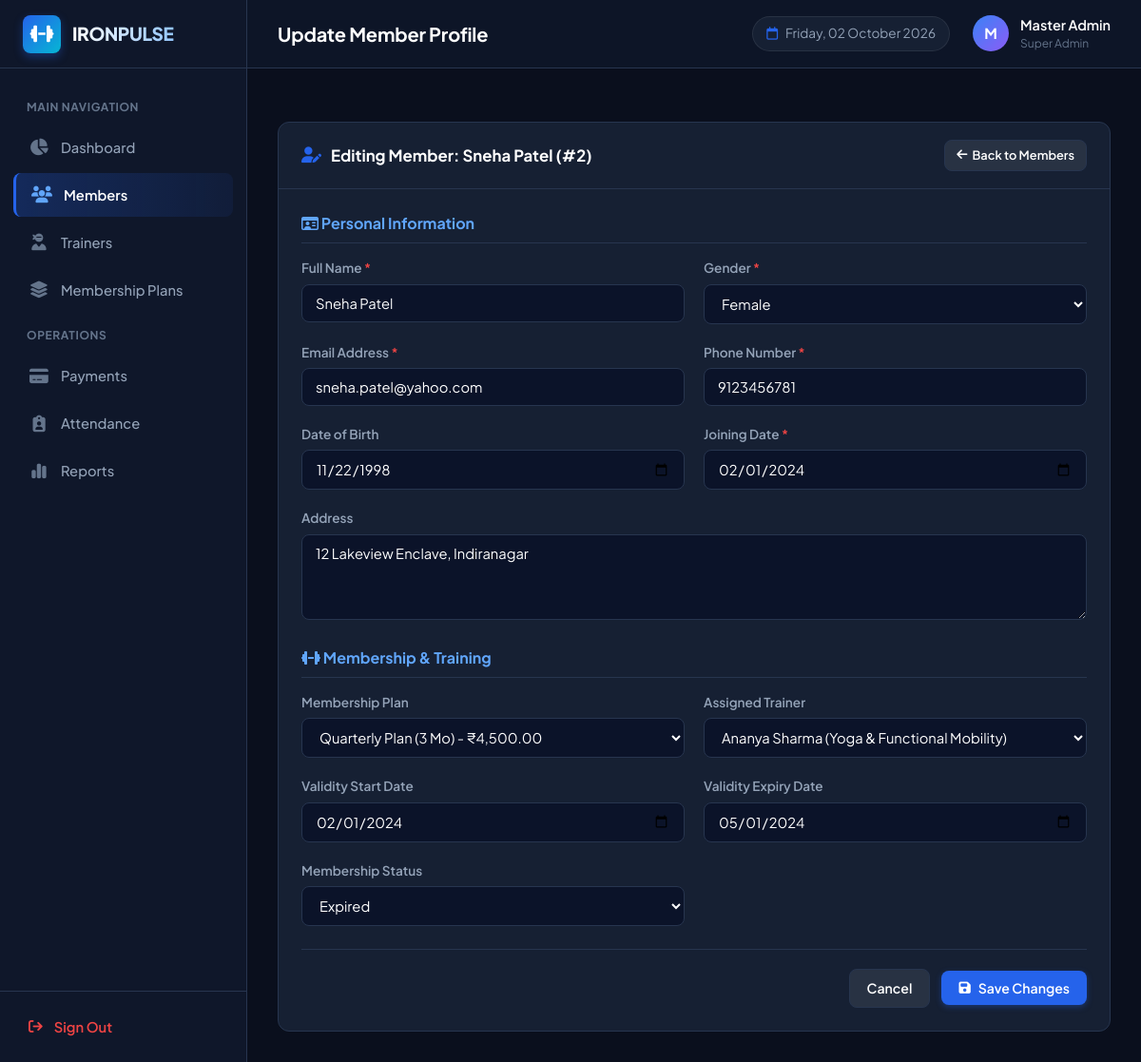
Page /members/edit/2 (signed in) on the committed database.
### tables this page shows
CREATE TABLE members (
        id INTEGER PRIMARY KEY AUTOINCREMENT,
        full_name TEXT NOT NULL,
        email TEXT UNIQUE NOT NULL,
        phone TEXT NOT NULL,
        gender TEXT NOT NULL,
        dob TEXT,
        address TEXT,
        joining_date TEXT NOT NULL,
        trainer_id INTEGER,
        plan_id INTEGER,
        membership_start TEXT NOT NULL,
        membership_end TEXT NOT NULL,
        status TEXT DEFAULT 'Active',
        created_at TIMESTAMP DEFAULT CURRENT_TIMESTAMP,
        FOREIGN KEY (trainer_id) REFERENCES trainers(id) ON DELETE SET NULL,
        FOREIGN KEY (plan_id) REFERENCES membership_plans(id) ON DELETE SET NULL
    );

CREATE TABLE membership_plans (
        id INTEGER PRIMARY KEY AUTOINCREMENT,
        plan_name TEXT UNIQUE NOT NULL,
        duration_months INTEGER NOT NULL,
        price REAL NOT NULL,
        description TEXT,
        status TEXT DEFAULT 'Active',
        created_at TIMESTAMP DEFAULT CURRENT_TIMESTAMP
    );

CREATE TABLE trainers (
        id INTEGER PRIMARY KEY AUTOINCREMENT,
        name TEXT NOT NULL,
        email TEXT UNIQUE NOT NULL,
        phone TEXT NOT NULL,
        gender TEXT NOT NULL,
        specialization TEXT NOT NULL,
        experience INTEGER NOT NULL DEFAULT 1,
        salary REAL NOT NULL DEFAULT 0.00,
        joining_date TEXT NOT NULL,
        status TEXT DEFAULT 'Active',
        created_at TIMESTAMP DEFAULT CURRENT_TIMESTAMP
    );

### app.py (the view, shortened to what this page needs)
@app.route('/members/edit/<int:id>', methods=['GET', 'POST'])
@login_required
def edit_member(id):
    member = query_db("SELECT * FROM members WHERE id = %s", (id,), one=True)
    if not member:
        flash('Member not found.', 'danger')
        return redirect(url_for('members'))
    plans = query_db("SELECT * FROM membership_plans")
    trainers = query_db("SELECT * FROM trainers WHERE status = 'Active'")
    return render_template('members/edit_member.html', member=member, plans=plans, trainers=trainers)

### app.py (called while the page is built)
@app.template_filter('currency')
def currency_filter(amount):
    return format_currency(amount)

@app.context_processor
def inject_globals():
    return {
        'current_date': date.today().strftime('%A, %d %B %Y'),
        'today_ymd': date.today().strftime('%Y-%m-%d'),
        'current_admin': session.get('admin_name', 'Administrator'),
        'current_admin_user': session.get('admin_username', 'admin')
    }

### utils/database.py (called while the page is built, shortened)
def is_mysql_available():
    global _mysql_checked, _mysql_available
    if _mysql_checked:
        return _mysql_available

def get_db_connection():
    global DB_MODE
    DB_MODE = 'sqlite_fallback'
    os.makedirs(os.path.dirname(SQLITE_PATH), exist_ok=True)
    conn = sqlite3.connect(SQLITE_PATH, timeout=10)
    conn.row_factory = sqlite3.Row
    return conn

def query_db(query, args=(), one=False):
    conn = get_db_connection()
    try:
        if DB_MODE == 'mysql':
            cursor = conn.cursor(dictionary=True)
            cursor.execute(query, args)
            result = cursor.fetchall()
            cursor.close()
            return (result[0] if result else None) if one else result
        else:
            adapted_query = adapt_query_for_sqlite(query)
            cursor = conn.cursor()
            cursor.execute(adapted_query, args)
            rows = cursor.fetchall()
            result = [dict(row) for row in rows]
            cursor.close()
            return (result[0] if result else None) if one else result
    finally:
        conn.close()

### utils/helpers.py (called while the page is built)
def login_required(f):
    @wraps(f)
    def decorated_function(*args, **kwargs):
        if 'admin_logged_in' not in session or not session.get('admin_logged_in'):
            flash('Please log in first to access the dashboard.', 'warning')
            return redirect(url_for('login'))
        return f(*args, **kwargs)
    return decorated_function

def format_currency(amount):
    try:
        val = float(amount)
        return f"₹{val:,.2f}"
    except (ValueError, TypeError):
        return f"₹{amount}"

### templates/members/edit_member.html (shortened to what this page needs)
{% extends 'base.html' %}
{% block page_title %}Update Member Profile{% endblock %}
{% block content %}
<div class="card" style="max-width: 900px; margin: 0 auto;">
    <div class="card-header">
        <h2 class="card-title">
            <i class="fa-solid fa-user-pen"></i> Editing Member: {{ member.full_name }} (#{{ member.id }})
        </h2>
        <a href="{{ url_for('members') }}" class="btn btn-secondary btn-sm">
            <i class="fa-solid fa-arrow-left"></i> Back to Members
        </a>
    </div>
    <div class="card-body">
        <form action="{{ url_for('edit_member', id=member.id) }}" method="POST">
            <h3 style="font-size: 1rem; color: #60a5fa; margin-bottom: 16px; border-bottom: 1px solid var(--border-color); padding-bottom: 8px;">
                <i class="fa-regular fa-id-card"></i> Personal Information
            </h3>
            <div class="form-grid">
                <div class="form-group">
                    <label for="full_name" class="form-label">Full Name <span class="required">*</span></label>
                    <input
                        type="text"
                        id="full_name"
                        name="full_name"
                        class="form-control"
                        value="{{ member.full_name }}"
                        required
                    >
                </div>
                <div class="form-group">
                    <label for="gender" class="form-label">Gender <span class="required">*</span></label>
                    <select id="gender" name="gender" class="form-select" required>
                        <option value="Female" {% if member.gender == 'Female' %}selected{% endif %}>Female</option>
                    </select>
                </div>
                <div class="form-group">
                    <label for="email" class="form-label">Email Address <span class="required">*</span></label>
                    <input
                        type="email"
                        id="email"
                        name="email"
                        class="form-control"
                        value="{{ member.email }}"
                        required
                    >
                </div>
                <div class="form-group">
                    <label for="phone" class="form-label">Phone Number <span class="required">*</span></label>
                    <input
                        type="tel"
                        id="phone"
                        name="phone"
                        class="form-control"
                        value="{{ member.phone }}"
                        required
                    >
                </div>
                <div class="form-group">
                    <label for="dob" class="form-label">Date of Birth</label>
                    <input
                        type="date"
                        id="dob"
                        name="dob"
                        class="form-control"
                        value="{{ member.dob if member.dob else '' }}"
                    >
                </div>
                <div class="form-group">
                    <label for="joining_date" class="form-label">Joining Date <span class="required">*</span></label>
                    <input
                        type="date"
                        id="joining_date"
                        name="joining_date"
                        class="form-control"
                        value="{{ member.joining_date }}"
                        required
                    >
                </div>
                <div class="form-group full-width">
                    <label for="address" class="form-label">Address</label>
                    <textarea
                        id="address"
                        name="address"
                        class="form-control"
                        rows="2"
                    >{{ member.address or '' }}</textarea>
                </div>
            </div>
            <h3 style="font-size: 1rem; color: #60a5fa; margin-top: 28px; margin-bottom: 16px; border-bottom: 1px solid var(--border-color); padding-bottom: 8px;">
                <i class="fa-solid fa-dumbbell"></i> Membership & Training
            </h3>
            <div class="form-grid">
                <div class="form-group">
                    <label for="plan_id" class="form-label">Membership Plan</label>
                    <select id="plan_id" name="plan_id" class="form-select">
                        {% for p in plans %}
                            <option
                                value="{{ p.id }}"
                                data-months="{{ p.duration_months }}"
                                data-price="{{ p.price }}"
                                {% if member.plan_id == p.id %}selected{% endif %}
                            >
                                {{ p.plan_name }} ({{ p.duration_months }} Mo) - {{ p.price | currency }}
                            </option>
                        {% endfor %}
                    </select>
                </div>
                <div class="form-group">
                    <label for="trainer_id" class="form-label">Assigned Trainer</label>
                    <select id="trainer_id" name="trainer_id" class="form-select">
                        {% for t in trainers %}
                            <option value="{{ t.id }}" {% if member.trainer_id == t.id %}selected{% endif %}>
                                {{ t.name }} ({{ t.specialization }})
                            </option>
                        {% endfor %}
                    </select>
                </div>
                <div class="form-group">
                    <label for="membership_start" class="form-label">Validity Start Date</label>
                    <input
                        type="date"
                        id="membership_start"
                        name="membership_start"
                        class="form-control"
                        value="{{ member.membership_start }}"
                        required
                    >
                </div>
                <div class="form-group">
                    <label for="membership_end" class="form-label">Validity Expiry Date</label>
                    <input
                        type="date"
                        id="membership_end"
                        name="membership_end"
                        class="form-control"
                        value="{{ member.membership_end }}"
                        required
                    >
                </div>
                <div class="form-group">
                    <label for="status" class="form-label">Membership Status</label>
                    <select id="status" name="status" class="form-select">
                        <option value="Expired" {% if member.status == 'Expired' %}selected{% endif %}>Expired</option>
                    </select>
                </div>
            </div>
            <div class="form-actions">
                <a href="{{ url_for('members') }}" class="btn btn-secondary">Cancel</a>
                <button type="submit" class="btn btn-primary">
                    <i class="fa-solid fa-floppy-disk"></i> Save Changes
                </button>
            </div>
        </form>
    </div>
</div>
{% endblock %}

### static/css/style.css (style rules this page uses)
:root { --bg-main: #0a0f1d; --bg-sidebar: #0f172a; --bg-card: #162033; --bg-card-hover: #1e293b; --bg-input: #0b1329; --border-color: #27354f; --border-light: rgba(255, 255, 255, 0.08); --primary: #2563eb; --primary-hover: #1d4ed8; --primary-glow: rgba(37, 99, 235, 0.35); --accent-cyan: #06b6d4; --success: #10b981; --success-bg: rgba(16, 185, 129, 0.15); --danger: #ef4444; --danger-bg: rgba(239, 68, 68, 0.15); --warning: #f59e0b; --warning-bg: rgba(245, 158, 11, 0.15); --info: #3b82f6; --info-bg: rgba(59, 130, 246, 0.15); --text-main: #f8fafc; --text-muted: #94a3b8; --text-dim: #64748b; --sidebar-width: 260px; --topbar-height: 72px; --radius-sm: 8px; --radius-md: 12px; --radius-lg: 16px; --radius-pill: 9999px; --shadow-sm: 0 2px 4px rgba(0, 0, 0, 0.2); --shadow-md: 0 4px 12px rgba(0, 0, 0, 0.3); --shadow-lg: 0 10px 25px rgba(0, 0, 0, 0.4); --transition: all 0.2s ease-in-out; }
* { margin: 0; padding: 0; box-sizing: border-box; }
body { font-family: 'Plus Jakarta Sans', -apple-system, BlinkMacSystemFont, 'Segoe UI', Roboto, sans-serif; background-color: var(--bg-main); color: var(--text-main); line-height: 1.5; overflow-x: hidden; -webkit-font-smoothing: antialiased; }
a { color: inherit; text-decoration: none; }
.card { background-color: var(--bg-card); border: 1px solid var(--border-color); border-radius: var(--radius-md); overflow: hidden; margin-bottom: 24px; }
.card-header { padding: 18px 24px; border-bottom: 1px solid var(--border-color); display: flex; align-items: center; justify-content: space-between; gap: 16px; flex-wrap: wrap; }
.card-title { font-size: 1.05rem; font-weight: 700; color: #fff; display: flex; align-items: center; gap: 10px; }
.card-title i { color: var(--primary); }
.card-body { padding: 24px; }
.btn { display: inline-flex; align-items: center; justify-content: center; gap: 8px; padding: 9px 18px; font-size: 0.88rem; font-weight: 600; border-radius: var(--radius-sm); border: none; cursor: pointer; transition: var(--transition); text-decoration: none; font-family: inherit; }
.btn-primary { background-color: var(--primary); color: #fff; box-shadow: 0 2px 6px var(--primary-glow); }
.btn-secondary { background-color: rgba(255, 255, 255, 0.08); color: #fff; border: 1px solid var(--border-color); }
.btn-sm { padding: 6px 12px; font-size: 0.8rem; gap: 5px; }
.form-grid { display: grid; grid-template-columns: repeat(2, 1fr); gap: 20px; }
.form-group { display: flex; flex-direction: column; gap: 6px; }
.form-group.full-width { grid-column: 1 / -1; }
.form-label { font-size: 0.85rem; font-weight: 600; color: var(--text-muted); }
.form-label .required { color: var(--danger); }
.form-control, .form-select { background-color: var(--bg-input); border: 1px solid var(--border-color); color: #fff; padding: 10px 14px; border-radius: var(--radius-sm); font-size: 0.92rem; font-family: inherit; transition: var(--transition); width: 100%; }
.form-control::placeholder { color: var(--text-dim); }
textarea.form-control { min-height: 90px; resize: vertical; }
.form-actions { display: flex; align-items: center; justify-content: flex-end; gap: 12px; margin-top: 24px; padding-top: 20px; border-top: 1px solid var(--border-color); }

### rows in the picture
members: full_name "Sneha Patel", id "2", gender "Female", email "sneha.patel@yahoo.com", phone "9123456781", dob "11/22/1998", joining_date "02/01/2024", address "12 Lakeview Enclave, Indiranagar", plan_id "Quarterly Plan (3 Mo) - ₹4,500.00", trainer_id "Ananya Sharma (Yoga & Functional Mobility)", membership_start "02/01/2024", membership_end "05/01/2024", status "Expired"

### other values in the picture
{{ current_admin[0] | upper if current_admin else 'A' }} "M"
{{ current_admin }} "Master Admin"
